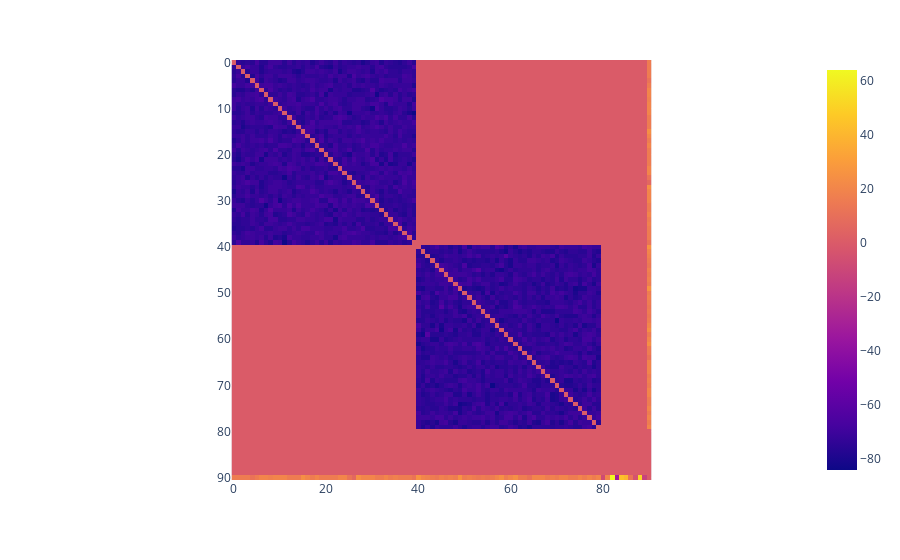

Notebook source saved alongside this figure:
### Code cell
px.imshow(bm_1.W)

### Figure 1 — Plotly figure (JSON) as saved in the notebook; plotly's stock layout.template omitted (floating-point values rounded to 4 significant figures; data arrays with more than 128 entries replaced by an {"elided": "..."} marker saying what was removed)
{"data": [{"coloraxis": "coloraxis", "hovertemplate": "x: %{x}<br>y: %{y}<br>color: %{z}<extra></extra>", "name": "0", "type": "heatmap", "xaxis": "x", "yaxis": "y", "z": {"elided": "91x91 float values"}}], "layout": {"coloraxis": {"colorscale": [[0, "#0d0887"], [0.1111, "#46039f"], [0.2222, "#7201a8"], [0.3333, "#9c179e"], [0.4444, "#bd3786"], [0.5556, "#d8576b"], [0.6667, "#ed7953"], [0.7778, "#fb9f3a"], [0.8889, "#fdca26"], [1, "#f0f921"]]}, "margin": {"t": 60}, "xaxis": {"anchor": "y", "constrain": "domain", "domain": [0, 1], "scaleanchor": "y"}, "yaxis": {"anchor": "x", "autorange": "reversed", "constrain": "domain", "domain": [0, 1]}}}
